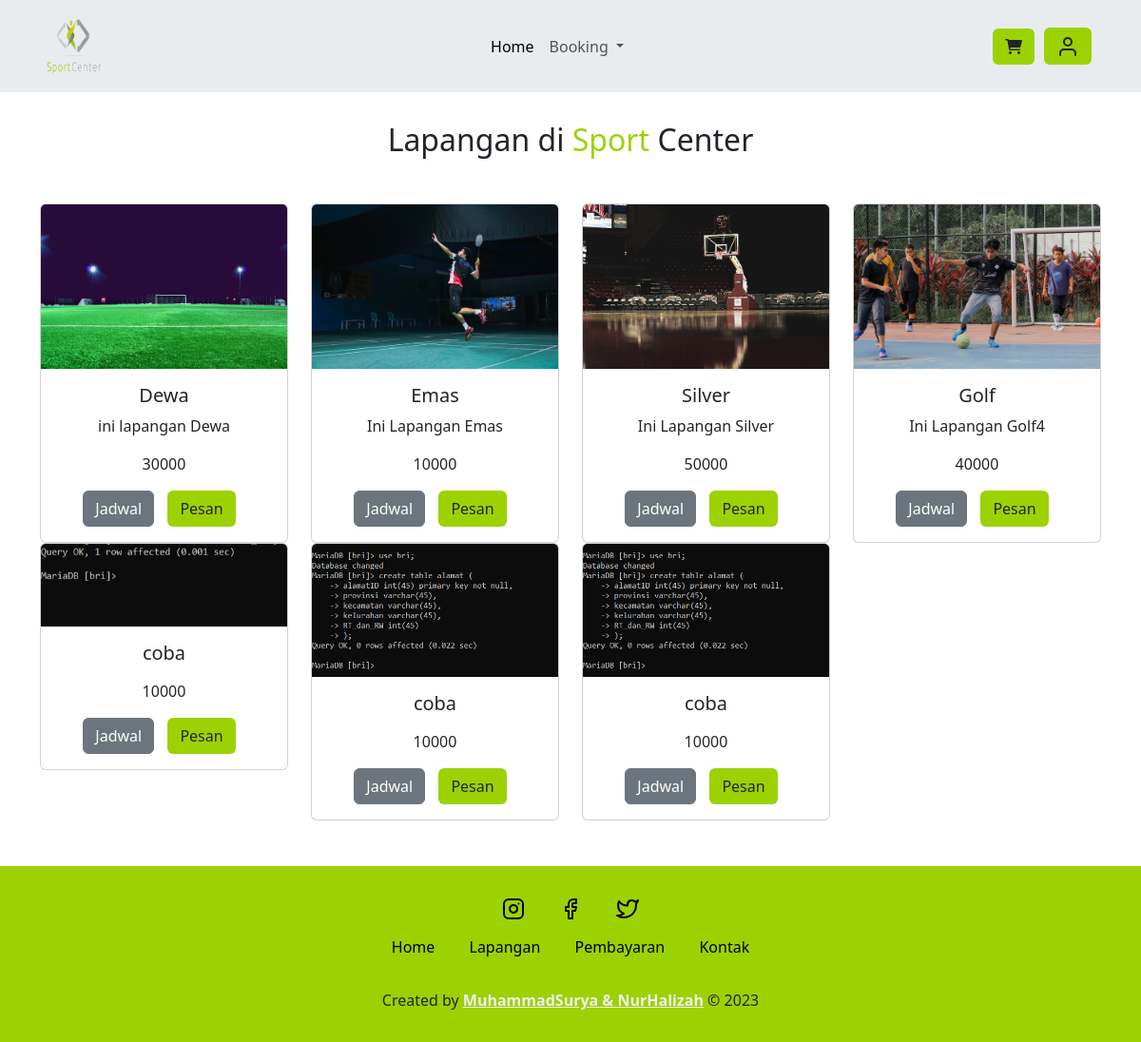
The page /user/lapangan.php (signed in) on the database its author committed.
### tables this page shows
CREATE TABLE `lapangan` (
  `idlap` int(11) NOT NULL,
  `nm` varchar(35) NOT NULL,
  `ket` text NOT NULL,
  `harga` int(11) NOT NULL,
  `foto` text NOT NULL
);

### functions.php (called while the page is built, shortened)
<?php
$conn = mysqli_connect("localhost", "root", "", "db_futsal");
function query($query)
{
  global $conn;
  $result = mysqli_query($conn, $query);
  $rows = [];
  while ($row = mysqli_fetch_assoc($result)) {
    $rows[] = $row;
  }
  return $rows;
}
 ?>

### user/lapangan.php (the view, shortened to what this page needs)
<?php
require "../functions.php";
$lapangan = query("SELECT * FROM lapangan");
?>
<!doctype html>
<html lang="en">
<head>
  <link rel="stylesheet" href="../style.css">
  <link href="https://cdn.jsdelivr.net/npm/bootstrap@5.3.0-alpha3/dist/css/bootstrap.min.css" rel="stylesheet">
  <link rel="stylesheet" href="https://cdnjs.cloudflare.com/ajax/libs/font-awesome/6.0.0-beta3/css/all.min.css">
</head>
<body>
  <div class="container ">
    <nav class="navbar fixed-top bg-body-secondary navbar-expand-lg">
      <div class="container">
        <a class="navbar-brand" href="#">
          <img src="../kon1.png" alt="Logo" width="70" height="70" class="d-inline-block align-text-top">
        </a>
        <div class="collapse navbar-collapse" id="navbarSupportedContent">
          <ul class="navbar-nav mx-auto mb-2 mb-lg-0">
            <li class="nav-item">
              <a class="nav-link active" aria-current="page" href="../index.php">Home</a>
            </li>
            <li class="nav-item dropdown">
          <a class="nav-link dropdown-toggle" href="#" role="button" data-bs-toggle="dropdown" aria-expanded="false">
            Booking
          </a>
            </li>
          </ul>
          <?php
          if (isset($_SESSION['id_user'])) {
            echo '<a href="bayar.php" class="btn btn-inti"><i class="fas fa-shopping-cart"></i></a>';
            echo '<a href="user/profil.php" data-bs-toggle="modal" data-bs-target="#profilModal" class="btn btn-inti"><i data-feather="user"></i></a>';
          } else {
            echo '<a href="login.php" class="btn btn-inti" type="submit">Login</a>';
          }
          ?>
        </div>
      </div>
    </nav>
  </div>
  <section class="lapangan" id="lapangan">
    <div class="container">
      <main class="contain" data-aos="fade-right" data-aos-duration="1000">
        <h2 class="text-head">Lapangan di <span>Sport</span> Center </h2>
        <div class="row row-cols-1 row-cols-md-4">
          <?php foreach ($lapangan as $row) : ?>
            <div class="col">
              <div class="card">
                <img src="../img/<?= $row["foto"]; ?>" alt="gambar lapangan" class="card-img-top">
                <div class="card-body text-center">
                  <h5 class="card-title"><?= $row["nm"]; ?></h5>
                  <p class="card-text"><?= $row["ket"]; ?></p>
                  <p class="card-price"><?= $row["harga"]; ?></p>
                  <a href="jadwal.php?id=<?= $row["idlap"]; ?>" type="button" class="btn btn-secondary">Jadwal</a>
                  <button type="button" class="btn btn-inti" data-bs-toggle="modal" data-bs-target="#pesanModal<?= $row["idlap"]; ?>">Pesan</button>
                </div>
              </div>
            </div>
          <?php endforeach; ?>
        </div>
      </main>
    </div>
  </section>
  <footer class="py-3">
    <div class="social">
      <a href="#"><i data-feather="instagram"></i></a>
      <a href="#"><i data-feather="facebook"></i></a>
      <a href="#"><i data-feather="twitter"></i></a>
    </div>
    <div class="links">
      <a href="#home">Home</a>
      <a href="#about">Lapangan</a>
      <a href="#menu">Pembayaran</a>
      <a href="#contact">Kontak</a>
    </div>
    <div class="credit">
      <p>Created by <a href="#">MuhammadSurya & NurHalizah</a> &copy; 2023</p>
    </div>
  </footer>
</body>
</html>

### style.css (style rules this page uses)
:root { --primary: #9cd203; --hover: #79a300; --bg: #eeeeee; }
.text-head { margin-top: 8rem; }
.btn-inti { background-color: var(--primary) !important; }
.btn { margin-right: 10px; }
.about h2, .ramai h2, .pembayaran h2, .contact h2, .lapangan h2 { text-align: center; font-size: 2rem; margin-bottom: 3rem; }
.about h2 span, .ramai h2 span, .pembayaran h2 span, .contact h2 span, .lapangan h2 span { color: var(--primary); }
footer { background-color: var(--primary); text-align: center; margin-top: 3rem; padding-bottom: 3rem; }
footer .social { padding: 1rem 0; }
footer .social a { color: black; margin: 1rem; }
footer .links { margin-bottom: 2rem; }
footer .links a { color: black; padding: 0.7rem 1rem; text-decoration: none; }
footer .credit a { color: var(--bg); font-weight: 700; }

### rows shown on the page
lapangan: foto (picture), nm "Dewa", ket "ini lapangan Dewa", harga "30000"
lapangan: foto (picture), nm "Emas", ket "Ini Lapangan Emas", harga "10000"
lapangan: foto (picture), nm "Silver", ket "Ini Lapangan Silver", harga "50000"
lapangan: foto (picture), nm "Golf", ket "Ini Lapangan Golf4", harga "40000"
lapangan: foto (picture), nm "coba", harga "10000"
lapangan: foto (picture), nm "coba", harga "10000"
lapangan: foto (picture), nm "coba", harga "10000"
